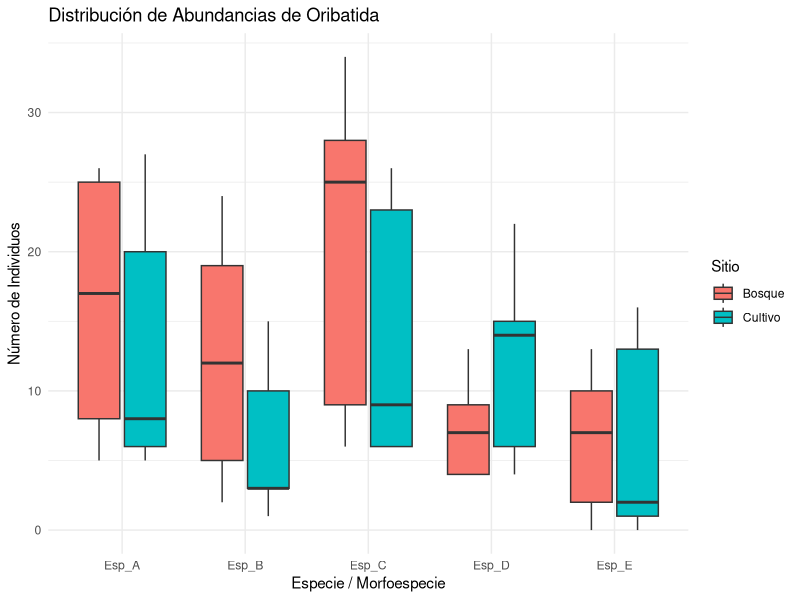

This figure's R source:
## ---- chunk 1
knitr::opts_chunk$set(echo = FALSE, warning = FALSE, message = FALSE)
library(tidyverse)
library(vegan)
## ---- chunk 2
set.seed(123)
sitios <- factor(rep(c("Bosque", "Cultivo"), each = 5))
comunidad <- data.frame(
  Esp_A = rpois(10, lambda = c(20, 5)),
  Esp_B = rpois(10, lambda = c(15, 2)),
  Esp_C = rpois(10, lambda = c(30, 10)),
  Esp_D = rpois(10, lambda = c(5, 12)),
  Esp_E = rpois(10, lambda = c(12, 1))
)
rownames(comunidad) <- paste0("Muestra_", 1:10)
## ---- chunk 3
riqueza <- specnumber(comunidad)
shannon <- diversity(comunidad, index = "shannon")
pielou <- shannon / log(riqueza)

tabla_div <- data.frame(Sitio = sitios, Riqueza = riqueza, Shannon = shannon, Pielou = pielou)

tabla_div %>%
  group_by(Sitio) %>%
  summarise(
    Riqueza_Promedio = mean(Riqueza),
    Shannon_Promedio = mean(Shannon),
    Pielou_Promedio = mean(Pielou)
  ) %>%
  knitr::kable(digits = 2, col.names = c("Sitio de Muestreo", "Riqueza Promedio (S)", "Índice Shannon (H')", "Equitabilidad Pielou (J')"))
  
## ---- chunk 4
comunidad %>%
  mutate(Sitio = sitios) %>%
  pivot_longer(cols = starts_with("Esp"), names_to = "Especie", values_to = "Abundancia") %>%
  ggplot(aes(x = Especie, y = Abundancia, fill = Sitio)) +
  geom_boxplot() +
  theme_minimal() +
  labs(title = "Distribución de Abundancias de Oribatida", x = "Especie / Morfoespecie", y = "Número de Individuos")
